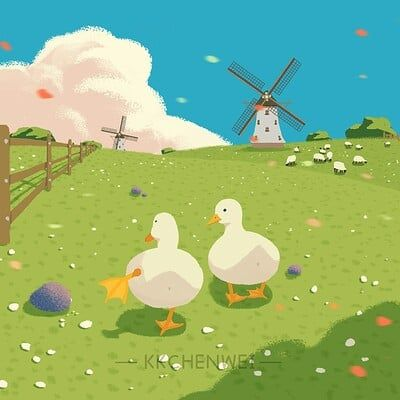
#> input picture labs/lab1/data/duck.jpg, 400 x 400 px
$ jupyter execute lab1-1.ipynb   (shell and % lines are left out)
#> lines starting #> are read from the running program, lines starting #| are printed output that depends on the picture
[cell 1]
import cv2
import numpy as np
import matplotlib.image as mpimg
import math

from matplotlib import pyplot as plt
from mpl_toolkits.mplot3d import Axes3D

[cell 2]
file_path = "data/duck.jpg"

# 1.1.1

[cell 3]
img = cv2.imread(file_path)
#> img is the input picture: shape (400, 400, 3); mean B, G, R 122.6, 181.5, 144
img2 = img.copy()

fig = plt.figure(figsize=(12,12))

# BGR

b,g,r = cv2.split(img)
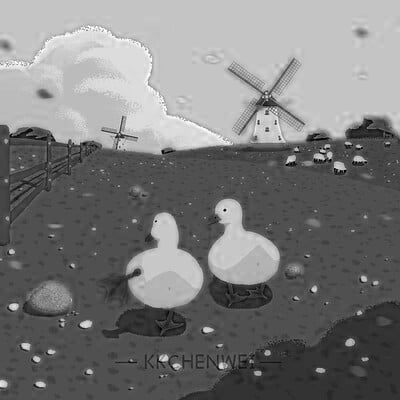
#> b: shape (400, 400); min 0, max 255, mean 122.6
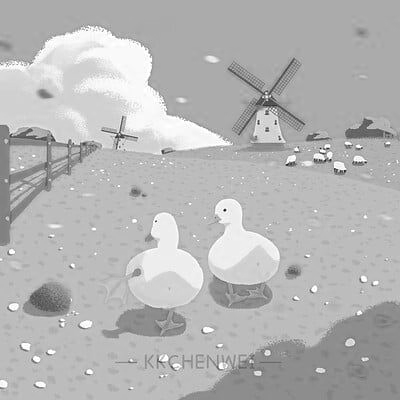
#> g: shape (400, 400); min 11, max 255, mean 181.5
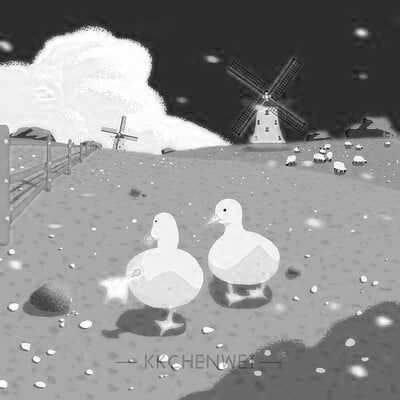
#> r: shape (400, 400); min 0, max 255, mean 144
fig.add_subplot(1, 4, 1)
plt.imshow(img, cmap='gray')
fig.add_subplot(1, 4, 2)
plt.imshow(b, cmap='gray')
fig.add_subplot(1, 4, 3)
plt.imshow(g, cmap='gray')
fig.add_subplot(1, 4, 4)
plt.imshow(r, cmap='gray')

# bgr -> rgb

# RGB

img2 = img2[:,:,::-1]
r,g,b = cv2.split(img2)
fig.add_subplot(2, 4, 5)
plt.imshow(img2, cmap='gray')
fig.add_subplot(2, 4, 6)
plt.imshow(r, cmap='gray')
fig.add_subplot(2, 4, 7)
plt.imshow(g, cmap='gray')
fig.add_subplot(2, 4, 8)
plt.imshow(b, cmap='gray')
#> figure, not shown here; B, G, R data is drawn as R, G, B

# 1.1.2

[cell 4]
img = cv2.imread(file_path)
img2 = img.copy()
img3 = img.copy()
img4 = img.copy()

fig = plt.figure(figsize=(12,12))

img2 = img2[:,:,::-1]
r,g,b = cv2.split(img2)

print(f'1) = {img.shape}')
#| 1) = (400, 400, 3)
print(f'2) = {r.shape}')
#| 2) = (400, 400)

# ภาพเฉดสีแดง
fig.add_subplot(1, 4, 1)
plt.imshow(r, cmap='gray')

img2 = np.transpose(img2)
print(f'3) = {img.shape}')
#| 3) = (400, 400, 3)
img2 = img2[0,:,:]
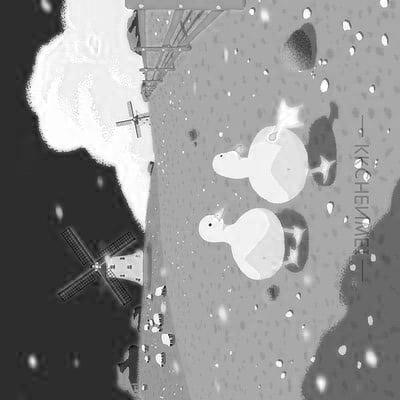
#> img2: shape (400, 400); min 0, max 255, mean 144

img3 = img3[:,:,::-1]
r,g,b = cv2.split(img3)
img3=np.moveaxis(img3,-1,0)
img3 = img3[0,:,:]

img4 = img4[:,:,::-1]
r,g,b = cv2.split(img4)
img4=np.reshape(img4,(3,400,400))
img4 = img4[0,:,:]
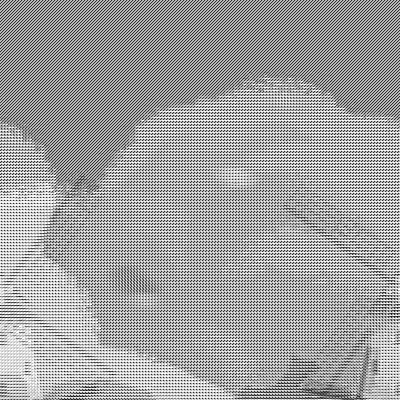
#> img4: shape (400, 400); min 0, max 255, mean 160

#Tranpose moveaxis reshave

fig.add_subplot(1, 4, 2)
plt.imshow(img2, cmap='gray')
fig.add_subplot(1, 4, 3)
plt.imshow(img3, cmap='gray')
fig.add_subplot(1, 4, 4)
plt.imshow(img4, cmap='gray')

# 1.1.3

[cell 5]
img = cv2.imread(file_path)
img2=img.copy()
fig = plt.figure(figsize=(8,8))

#1
img = img[:,:,::-1]
img=cv2.cvtColor(img,cv2.COLOR_BGR2GRAY)
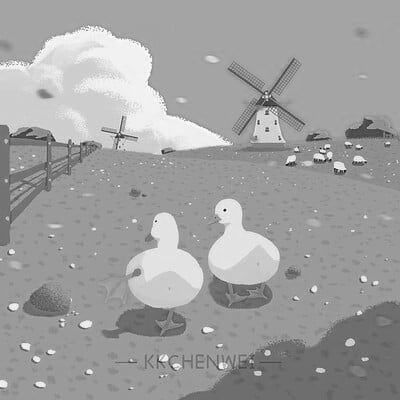
#> img: shape (400, 400); min 7, max 254, mean 159.7
plt.imshow(img, cmap="gray")

#2,3
shape =  (img.shape[0],img.shape[1])
#> shape = (400, 400)
img3=np.zeros(shape)
# print(img)
# print('*******************')
for k in range(img.shape[0]):
  for m in range(img.shape[1]):
        img3[k][m] = math.floor((img[k][m]/255)*(pow(2,4)-1))
# print(img3)
plt.imshow(img3 ,cmap='gray')

# 1.1.4

[cell 6]
img = cv2.imread(file_path)
img2=img.copy()
fig = plt.figure(figsize=(4, 4))

img = img[:,:,::-1]
img=cv2.cvtColor(img,cv2.COLOR_BGR2GRAY)
plt.imshow(img, cmap="gray")

shape =  (img.shape[0],img.shape[1])
img3=np.zeros(shape)
# print(img)
# print('*******************')
for k in range(img.shape[0]):
  for m in range(img.shape[1]):
        img3[k][m] = math.floor((img[k][m]/255)*(pow(2,4)-1))
# print(img3)
plt.imshow(img3 ,cmap='gray')

img3 = cv2.resize(img3, (200, 200), interpolation = cv2.INTER_LINEAR)
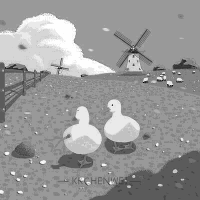
#> img3: shape (200, 200) float64; min 1.5, max 14, mean 8.97; drawn with min black and max white
x,y = np.mgrid[0:200,0:200]
fig3d = plt.figure()
ax = fig3d.add_subplot(projection='3d')
ax.plot_surface(x,y,img3,rstride=1,cstride=1,linewidth=0,cmap='gray')
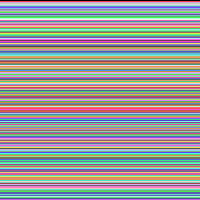
#> x: shape (200, 200) int64; 200 distinct labels, from 0 to 199; one colour per label, 0 black
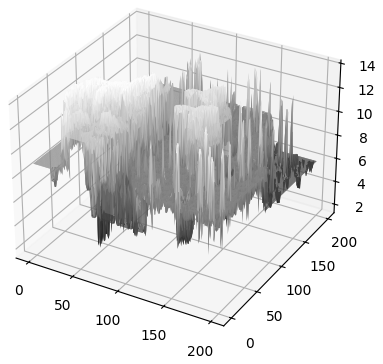
#> figure drawn by matplotlib, 1 panel
